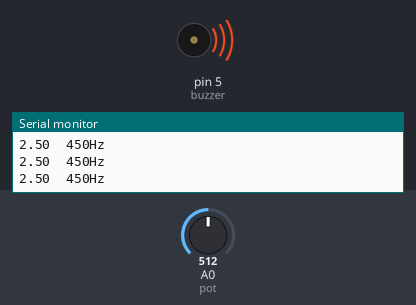
The sketch below on a simulated Arduino Uno, built with avr-gcc and run on an emulated ATmega328P. Parts: buzzer (waves = sounding), the last lines printed to the serial monitor. Inputs (shaded band) come from the test bench; at power-on: A0 (pot) = 512.

Above: at 1.2 s.
1.3 s: A0 (pot) set to 44
At 2.4 s:
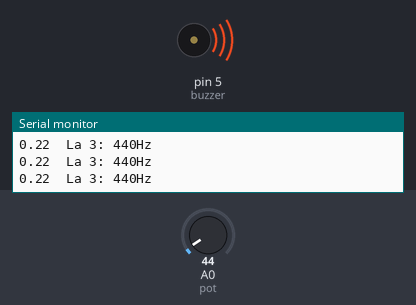
3.2 s: A0 (pot) set to 38
At 4.1 s:
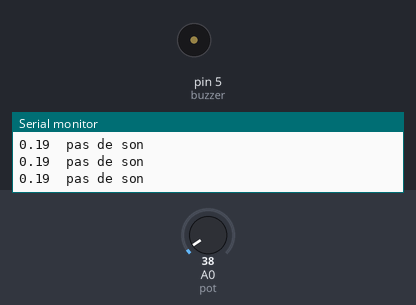
4.7 s: A0 (pot) set to 306
At 6.2 s:
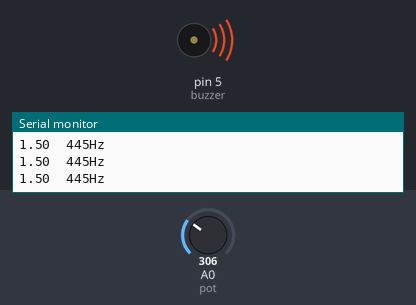
Timing chart, 0 to 7.7 s (numbered marks = the images above; inputs shaded):
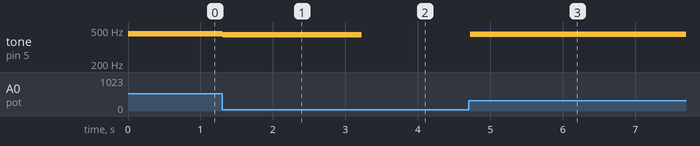

The sketch:

Buzzer_Potentiometre__2_.ino
```cpp
//COPPIN Léna PeiP2 G4
//Programme V2 permettant de produire une note avec une fréquence choisie (avec un buzzer)
//et de l'altérée lors d'un changement de résistance et donc de tension
//Il doit afficher la tension envoyée au buzzer et le nom ainsi que la fréquence de la note jouée

//Variables
const int buzzer  = 5;
const int pot = 0;
int bit_value = 0.0;
float real_tension = 0.0;


void setup() {
  Serial.begin(9600);
  pinMode(buzzer,OUTPUT);
  Serial.println("Initialisation du système");
}

void loop() {
  bit_value = analogRead(pot);

  real_tension = bit_value / 204.6;
  Serial.print(real_tension);
  Serial.print("  ");

if(real_tension < 0.2){
  noTone(buzzer);
  Serial.println("pas de son");
}
 if((real_tension >= 0.2) && (real_tension < 1)){
  tone(buzzer, 440);
  Serial.println("La 3: 440Hz");
  }
if((real_tension >=1) && (real_tension < 2)){
  tone(buzzer, 445);
  Serial.println("445Hz");
  }
if((real_tension >= 2) && (real_tension < 3)){
  tone(buzzer, 450);
  Serial.println("450Hz");
  }
if((real_tension >= 3) && (real_tension < 4)){
  tone(buzzer, 455);
  Serial.println("455Hz");
  }
if((real_tension >= 4) && (real_tension <= 5)){
  tone(buzzer, 466);
  Serial.println("La#3: 466Hz");
  }
}
```

Measured:
- the behaviour switches between 41 and 40 on A0 (pot) (found by bisection; images 1 and 2)
- after the input at 1.3 s, tone on pin 5 (buzzer): 450 Hz → 440 Hz at once
- after the input at 3.2 s, tone on pin 5 (buzzer): 440 Hz → silent at once
- after the input at 4.7 s, tone on pin 5 (buzzer): silent → 445 Hz at once
